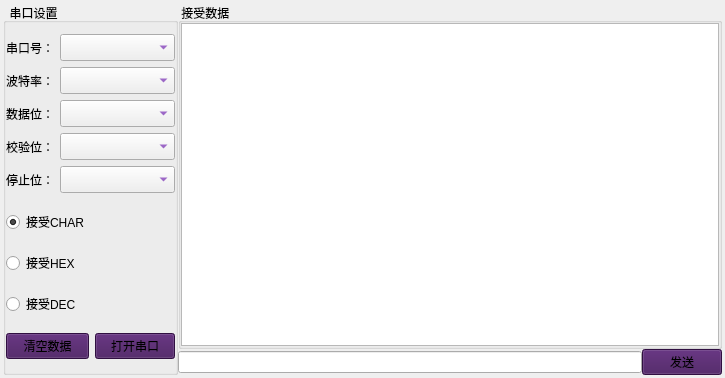
<?xml version="1.0" encoding="UTF-8"?>
<ui version="4.0">
 <class>SerialAssiant</class>
 <widget class="QMainWindow" name="SerialAssiant">
  <property name="geometry">
   <rect>
    <x>0</x>
    <y>0</y>
    <width>725</width>
    <height>378</height>
   </rect>
  </property>
  <property name="windowTitle">
   <string>MainWindow</string>
  </property>
  <property name="styleSheet">
   <string notr="true"/>
  </property>
  <widget class="QWidget" name="centralwidget">
   <layout class="QHBoxLayout" name="horizontalLayout">
    <property name="spacing">
     <number>0</number>
    </property>
    <property name="leftMargin">
     <number>3</number>
    </property>
    <property name="topMargin">
     <number>3</number>
    </property>
    <property name="rightMargin">
     <number>3</number>
    </property>
    <property name="bottomMargin">
     <number>3</number>
    </property>
    <item>
     <widget class="QGroupBox" name="groupBox">
      <property name="title">
       <string>  串口设置</string>
      </property>
      <layout class="QGridLayout" name="gridLayout_2">
       <property name="leftMargin">
        <number>0</number>
       </property>
       <property name="topMargin">
        <number>0</number>
       </property>
       <property name="rightMargin">
        <number>0</number>
       </property>
       <property name="bottomMargin">
        <number>0</number>
       </property>
       <item row="0" column="0" colspan="2">
        <layout class="QGridLayout" name="gridLayout" columnstretch="0,10">
         <item row="0" column="0">
          <widget class="QLabel" name="label">
           <property name="text">
            <string>串口号：</string>
           </property>
           <property name="alignment">
            <set>Qt::AlignLeading|Qt::AlignLeft|Qt::AlignVCenter</set>
           </property>
          </widget>
         </item>
         <item row="0" column="1">
          <widget class="QComboBox" name="cboxPortName">
           <property name="font">
            <font>
             <pointsize>12</pointsize>
            </font>
           </property>
           <property name="styleSheet">
            <string notr="true">color: rgb(103, 20, 171);</string>
           </property>
          </widget>
         </item>
         <item row="1" column="0">
          <widget class="QLabel" name="label_2">
           <property name="text">
            <string>波特率：</string>
           </property>
           <property name="alignment">
            <set>Qt::AlignLeading|Qt::AlignLeft|Qt::AlignVCenter</set>
           </property>
          </widget>
         </item>
         <item row="1" column="1">
          <widget class="QComboBox" name="cboxBaudRate">
           <property name="font">
            <font>
             <pointsize>12</pointsize>
            </font>
           </property>
           <property name="styleSheet">
            <string notr="true">color: rgb(103, 20, 171);</string>
           </property>
          </widget>
         </item>
         <item row="2" column="0">
          <widget class="QLabel" name="label_3">
           <property name="text">
            <string>数据位：</string>
           </property>
          </widget>
         </item>
         <item row="2" column="1">
          <widget class="QComboBox" name="cboxDataBit">
           <property name="font">
            <font>
             <pointsize>12</pointsize>
            </font>
           </property>
           <property name="styleSheet">
            <string notr="true">color: rgb(103, 20, 171);</string>
           </property>
          </widget>
         </item>
         <item row="3" column="0">
          <widget class="QLabel" name="label_4">
           <property name="text">
            <string>校验位：</string>
           </property>
          </widget>
         </item>
         <item row="3" column="1">
          <widget class="QComboBox" name="cboxParity">
           <property name="font">
            <font>
             <pointsize>12</pointsize>
            </font>
           </property>
           <property name="styleSheet">
            <string notr="true">color: rgb(103, 20, 171);</string>
           </property>
          </widget>
         </item>
         <item row="4" column="0">
          <widget class="QLabel" name="label_5">
           <property name="text">
            <string>停止位：</string>
           </property>
          </widget>
         </item>
         <item row="4" column="1">
          <widget class="QComboBox" name="cboxStopBit">
           <property name="font">
            <font>
             <pointsize>12</pointsize>
            </font>
           </property>
           <property name="styleSheet">
            <string notr="true">color: rgb(103, 20, 171);</string>
           </property>
          </widget>
         </item>
        </layout>
       </item>
       <item row="1" column="0">
        <widget class="QRadioButton" name="radioButton">
         <property name="text">
          <string>接受CHAR</string>
         </property>
         <property name="checked">
          <bool>true</bool>
         </property>
        </widget>
       </item>
       <item row="2" column="0">
        <widget class="QRadioButton" name="radioButton_2">
         <property name="text">
          <string>接受HEX</string>
         </property>
        </widget>
       </item>
       <item row="3" column="0">
        <widget class="QRadioButton" name="radioButton_3">
         <property name="text">
          <string>接受DEC</string>
         </property>
        </widget>
       </item>
       <item row="4" column="0">
        <widget class="QPushButton" name="ClearButton">
         <property name="styleSheet">
          <string notr="true">background-color: rgb(67, 21, 91);</string>
         </property>
         <property name="text">
          <string>清空数据</string>
         </property>
        </widget>
       </item>
       <item row="4" column="1">
        <widget class="QPushButton" name="ApplyButton">
         <property name="styleSheet">
          <string notr="true">background-color: rgb(67, 21, 91);</string>
         </property>
         <property name="text">
          <string>打开串口</string>
         </property>
        </widget>
       </item>
      </layout>
     </widget>
    </item>
    <item>
     <layout class="QGridLayout" name="gridLayout_3">
      <item row="0" column="0" colspan="2">
       <widget class="QGroupBox" name="groupBox_2">
        <property name="title">
         <string> 接受数据</string>
        </property>
        <layout class="QGridLayout" name="gridLayout_5">
         <property name="leftMargin">
          <number>0</number>
         </property>
         <property name="topMargin">
          <number>0</number>
         </property>
         <property name="rightMargin">
          <number>0</number>
         </property>
         <property name="bottomMargin">
          <number>0</number>
         </property>
         <property name="spacing">
          <number>0</number>
         </property>
         <item row="0" column="0">
          <widget class="QTextEdit" name="textEdit">
           <property name="styleSheet">
            <string notr="true">color: rgb(211, 130, 40);</string>
           </property>
           <property name="readOnly">
            <bool>true</bool>
           </property>
          </widget>
         </item>
        </layout>
       </widget>
      </item>
      <item row="1" column="0">
       <widget class="QLineEdit" name="lineEdit">
        <property name="styleSheet">
         <string notr="true">color: rgb(209, 36, 148);</string>
        </property>
       </widget>
      </item>
      <item row="1" column="1">
       <widget class="QPushButton" name="SendButton">
        <property name="styleSheet">
         <string notr="true">background-color: rgb(67, 21, 91);</string>
        </property>
        <property name="text">
         <string>发送</string>
        </property>
       </widget>
      </item>
     </layout>
    </item>
   </layout>
  </widget>
  <widget class="QMenuBar" name="menubar">
   <property name="geometry">
    <rect>
     <x>0</x>
     <y>0</y>
     <width>725</width>
     <height>21</height>
    </rect>
   </property>
  </widget>
 </widget>
 <resources/>
 <connections/>
</ui>
